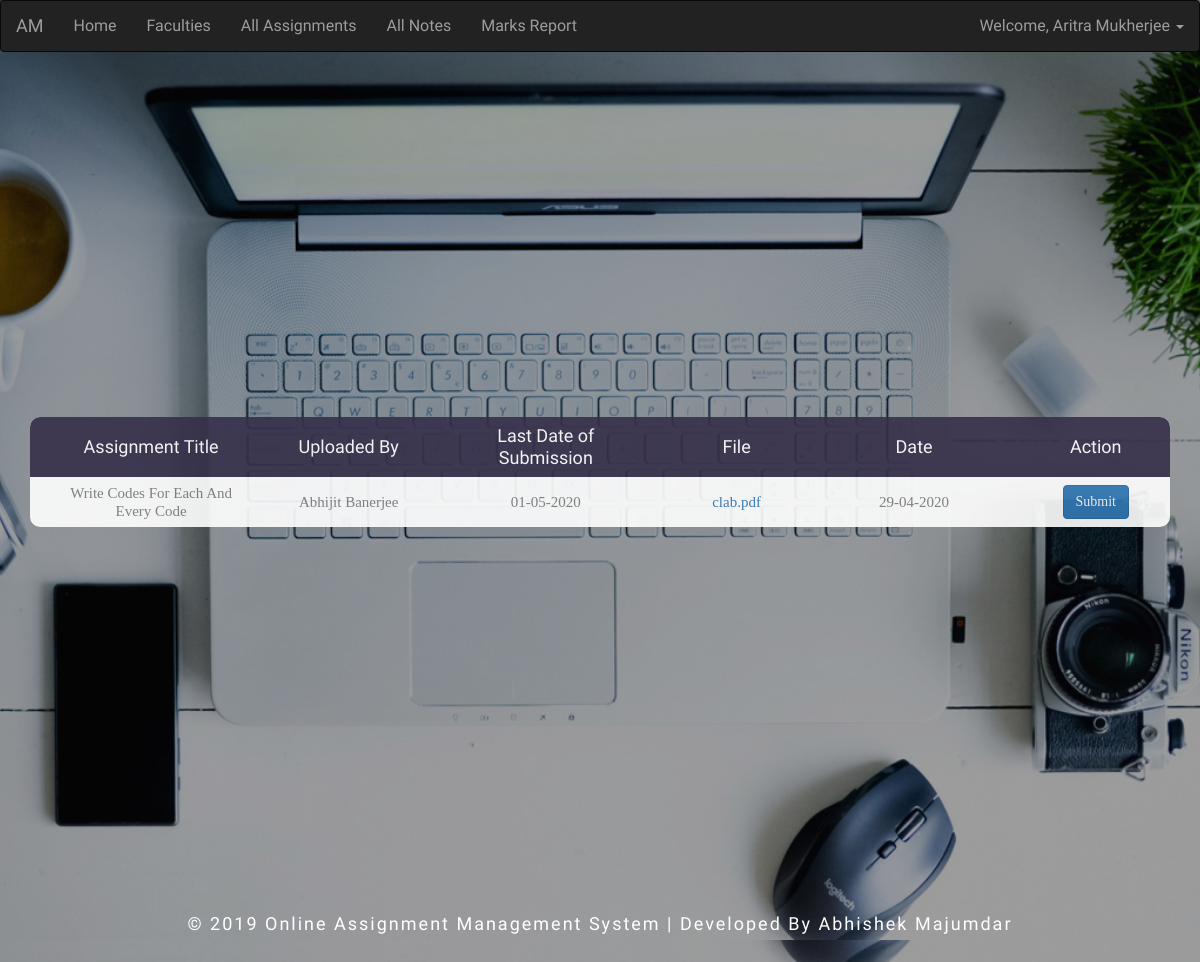
Screenshot of /student/show_assignment.php (signed in) with the database file from the repository.
### tables this page shows
CREATE TABLE `task_assign` (
  `id` int(9) NOT NULL,
  `course_title` varchar(150) NOT NULL,
  `course_code` varchar(150) NOT NULL,
  `assignment_title` varchar(150) NOT NULL,
  `dept` varchar(20) NOT NULL,
  `year` varchar(5) NOT NULL,
  `last_date` date NOT NULL,
  `file` varchar(150) NOT NULL,
  `uploaded_by` varchar(150) NOT NULL,
  `assign_date` timestamp NOT NULL DEFAULT current_timestamp() ON UPDATE current_timestamp()
);

### student/show_assignment.php (the view, shortened to what this page needs)
<?php
	require_once('../database/server.php');
	$year=$_SESSION['std_year'];
	$dept=$_SESSION['std_dept'];
?>
<!DOCTYPE html>
<html lang="en">
<head>
  <link rel="stylesheet" href="https://maxcdn.bootstrapcdn.com/bootstrap/3.3.7/css/bootstrap.min.css">
	<link rel="stylesheet" type="text/css" href="css/main.css">
</head>
<body>
	<?php include('includes/header.php') ?>
	<div class="limiter">
		<div class="container-table100">
			<div class="wrap-table100">
				<div class="table100">
					<table>
						<thead>
							<tr class="table100-head">
								<th class="column1">Assignment Title</th>
								<th class="column1">Uploaded By</th>
								<th class="column1">Last Date of Submission</th>
								<th class="column1">File</th>
								<th class="column1">Date</th>
								<th class="column1">Action</th>
							</tr>
						</thead>
						<?php
							$sql="SELECT * FROM `task_assign` WHERE year='$year' and dept='$dept'";
							$result=mysqli_query($con,$sql);
							while ($row = mysqli_fetch_assoc($result))
							{
						?>
						<?php
							$sql1="SELECT * FROM submit_assignment WHERE assignment_id=".$row['id']." AND std_id=".$_SESSION['std_id'];
							$result1=mysqli_query($con,$sql1);
							if (mysqli_num_rows($result1) > 0)
								$abhishek="disabled";
							else
								$abhishek="";
						?>
						<tbody>
								<tr>
									<td class="column1"><?php echo $row['assignment_title']; ?></td>
									<td class="column1"><?php echo $row['uploaded_by']; ?></td>
									<td class="column1"><?php $timestamp = strtotime($row['last_date']); $date = date('d-m-Y', $timestamp); echo $date; ?></td>
									<td class="column1"><a href="show_assignment.php?file_id=<?php echo $row['id'] ?>"><?php echo $row['file']; ?></a></td>
									<td class="column1"><?php $timestamp = strtotime($row['assign_date']); $date = date('d-m-Y', $timestamp); echo $date; $d="disabled" ?></td>
									<td class="column1"><a href="submit_assignment.php?task_id=<?php echo $row['id'] ?>"><button class="btn btn-primary" <?php echo $abhishek?>>Submit</button></td>
								</tr>
						</tbody>
							<?php } ?>
					</table>
				</div>
			</div>
		</div>
	</div>
<div class="footer">
		<p>
			 © 2019 Online Assignment Management System | Developed By Abhishek Majumdar
		</p>
	</div>
</body>
</html>

### student/css/main.css (style rules this page uses)
* { margin: 0px; padding: 0px; box-sizing: border-box; }
body, html { background: url(../images/b1.jpg) no-repeat; background-size: cover; -webkit-background-size: cover; -moz-background-size: cover; -o-background-size: cover; -ms-background-size: cover; background-position: center; font-size: 100%; font-family: 'Cuprum', sans-serif; min-height: 100vh; }
a { margin: 0px; transition: all 0.4s; -webkit-transition: all 0.4s; -o-transition: all 0.4s; -moz-transition: all 0.4s; }
p { margin: 0px; }
button { outline: none !important; border: none; background: transparent; }
.limiter { width: 100%; margin: 0 auto; }
.container-table100 { width: 100%; min-height: 100vh; -webkit-background-size: cover; -moz-background-size: cover; -o-background-size: cover; -ms-background-size: cover; background-position: center; font-size: 100%; font-family: 'Cuprum', sans-serif; min-height: 100vh; opacity:0.9; display: -webkit-box; display: -webkit-flex; display: -moz-box; display: -ms-flexbox; display: flex; align-items: center; justify-content: center; flex-wrap: wrap; padding: 33px 30px; }
.wrap-table100 { width: 1170px; }
table { border-spacing: 1; border-collapse: collapse; background: white; border-radius: 10px; overflow: hidden; width: 100%; margin: 0 auto; position: relative; }
table * { position: relative; }
table td, table th { padding-left: 8px; }
table thead tr { height: 60px; background: #36304a; }
table tbody tr { height: 50px; }
table tbody tr:last-child { border: 0; }
table td, table th { text-align: left; }
.table100-head th { font-family: 'Cuprum', sans-serif; font-size: 18px; color: #fff; line-height: 1.2; font-weight: unset; text-align:center; }
tbody tr { font-family: OpenSans-Regular; font-size: 15px; color: #808080; line-height: 1.2; font-weight: unset; }
.column1 { width: 260px; padding-left: 40px; text-align:center; }
.footer { margin: 3vw .3vw 2vw; }
.footer p { font-size: 18px; color: #fff; letter-spacing: 2px; text-align: center; line-height: 1.8; }

### rows the page displays
task_assign: assignment_title "Write Codes For Each And Every Code", uploaded_by "Abhijit Banerjee", last_date "01-05-2020", file "clab.pdf", assign_date "29-04-2020"

### other values shown
$_SESSION['std_name'] "Aritra Mukherjee"
